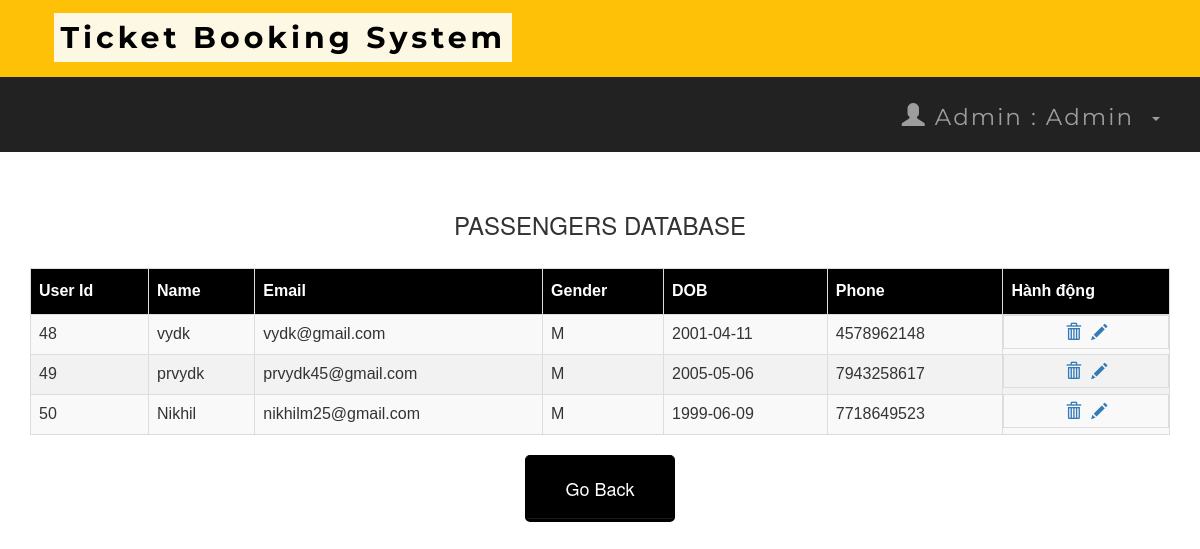
The app's page /adminuser.php (signed in), older data.
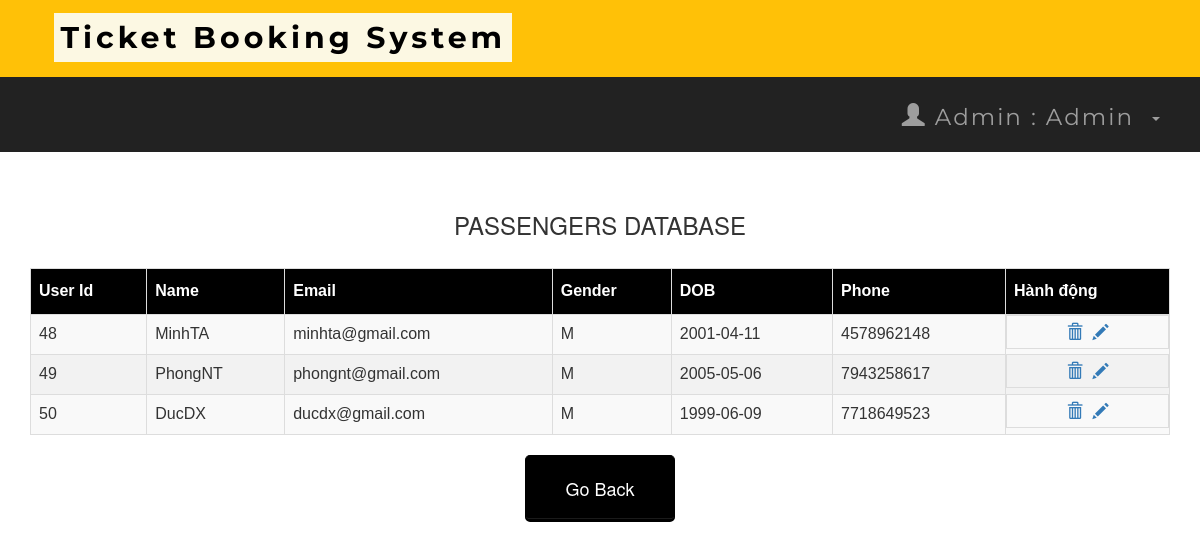
The same page, newer data.
### tables this page shows
CREATE TABLE `users` (
  `UserID` int(10) NOT NULL,
  `Name` varchar(50) NOT NULL,
  `Email` varchar(70) NOT NULL,
  `Gender` varchar(10) NOT NULL,
  `password` varchar(50) NOT NULL,
  `DoB` date NOT NULL,
  `Phone` varchar(10) NOT NULL,
  `Joined_on` timestamp NOT NULL DEFAULT current_timestamp()
);

### adminuser.php (the view, shortened to what this page needs)
<?php
include 'connect.php';
include 'adminheader.php';
?>
<!DOCTYPE html>
<html>
<link rel='stylesheet' href='index.css'>
<body>
    <br /><br />
    <div class="container">
        <h3 align="center"> PASSENGERS DATABASE</h3>
        <br />
        <div class="table-responsive">
            <table id="data" class="table table-striped table-bordered">
                <thead>
                    <tr>
                        <th scope="col">User Id</th>
                        <th scope="col">Name</th>
                        <th scope="col">Email</th>
                        <th scope="col">Gender</th>
                        <th scope="col">DOB</th>
                        <th scope="col">Phone</th>
                        <th scope="col">Hành động</th>
                    </tr>
                </thead>
                <tbody>
                    <?php
                    $result = mysqli_query($connect, "SELECT * FROM users");
                    while ($row = mysqli_fetch_assoc($result)) :
                    ?>
                        <tr>
                            <td><?php echo $row['UserID']; ?></td>
                            <td><?php echo $row['Name']; ?></td>
                            <td><?php echo $row['Email']; ?></td>
                            <td><?php echo $row['Gender']; ?></td>
                            <td><?php echo $row['DoB']; ?></td>
                            <td><?php echo $row['Phone']; ?></td>
                            <td class="center-buttons">
                                <a href="delete.php?id=<?php echo $row['UserID']; ?>">
                                    <span class="glyphicon glyphicon-trash" aria-hidden="true"></span>
                                </a>
                                <a href="update.php?id=<?php echo $row['UserID']; ?>" class="update-link">
                                    <span class="glyphicon glyphicon-pencil" aria-hidden="true"></span>
                                </a>
                            </td>
                        </tr>
                    <?php endwhile; ?>
                </tbody>
            </table>
        </div>
    </div>
</body>
<table align='center'>
    <tr>
        <td><a href='admin.php'><button style="background-color: black ; border-color:black "><span style="color:white">Go Back </span> </button></a></td>
    </tr>
</table>

### adminheader.php (shortened to what this page needs)
<head>
  <link rel="stylesheet" href="https://maxcdn.bootstrapcdn.com/bootstrap/3.4.0/css/bootstrap.min.css">
  <link rel="stylesheet" href="https://maxcdn.bootstrapcdn.com/bootstrap/3.4.1/css/bootstrap.min.css">
  <link rel="stylesheet" href="https://maxcdn.bootstrapcdn.com/bootstrap/3.4.1/css/bootstrap.min.css">
</head>
<nav class="navvvvvvbar navvvvvvbar-default navvvvvvbar-fixed-top">
  <div class="navvvvvvbar-brand navvvvvvbar-center">
    <b>
      &nbsp&nbsp&nbsp<mark>Ticket Booking System</mark>
    </b>
  </div>
</nav>
<nav class="navbar navbar-inverse">
  <div class="container-fluid">
    <div class="collapse navbar-collapse " id="myNavbar">
      <ul class="nav navbar-nav navbar-right">
        <li class="dropdown"><a class="dropdown-toggle" data-toggle="dropdown" href="#"><span class="glyphicon glyphicon-user"></span>
            Admin : <?php echo " " . $_SESSION['name'] . "" ?> &nbsp<span class="caret"></span></a>
    </div>
  </div>
</nav>
</html>

### index.css (style rules this page uses)
*, *:before, *:after { -moz-box-sizing: border-box; -webkit-box-sizing: border-box; box-sizing: border-box; }
a { text-decoration:none; }
td { text-align: center; }
button { padding: 19px 39px 18px 39px; color: #FFF; background-color: #a8db34; font-size: 18px; text-align: center; font-style: normal; border-radius: 5px; width: 100%; border: 1px solid #71db34; border-width: 1px 1px 3px; box-shadow: 0 -1px 0 rgba(255,255,255,0.1) inset; margin-bottom: 10px; }

### adminheader.php (style rules this page uses)
.navbar { margin-bottom: 50px; border-radius: 0; font-family: Montserrat, sans-serif; margin-bottom: 0; border: 0; font-size: 23px !important; letter-spacing: 2px; opacity: 2; padding: 10px; }
.navvvvvvbar { font-family: Montserrat, sans-serif; margin-bottom: 0; background-color: #FFC107; border: 0; font-size: 30px !important; letter-spacing: 4px; text-align: left; padding: 17px; color: black; font-weight: 40000; }

### adminuser.php (style rules this page uses)
table#data { font-size: 16px; font-family: "Trebuchet MS", Arial, Helvetica, sans-serif; border-collapse: collapse; border-spacing: 0; width: 100%; }
#data td, #data th { border: 1px solid #ddd; text-align: left; padding: 8px; }
#data tr:nth-child(even) { background-color: #f2f2f2 }
#data th { padding-top: 11px; padding-bottom: 11px; background-color: black; color: white; }
.center-buttons { display: flex; justify-content: center; }
.center-buttons a { margin: 0 5px; }

Row changes from the older to the newer data that the page shows:
changed users id 48: Name "vydk" → "MinhTA"; Email "vydk@gmail.com" → "minhta@gmail.com"
changed users id 49: Name "prvydk" → "PhongNT"; Email "prvydk45@gmail.com" → "phongnt@gmail.com"
changed users id 50: Name "Nikhil" → "DucDX"; Email "nikhilm25@gmail.com" → "ducdx@gmail.com"
